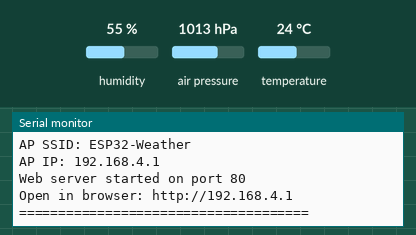
This program was run on a simulated ESP32-C6. On the bench: the last lines printed to the serial monitor. The inputs (shaded band) are chosen by the test bench; at power-on: humidity 55 %, air pressure 1013 hPa, temperature 24 °C.

Above: at 1.2 s.
1.3 s: humidity set to 22 %
At 3.3 s:
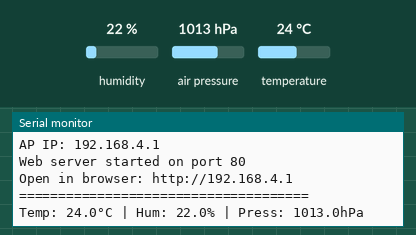
5.5 s: air pressure set to 952 hPa
At 6.7 s:
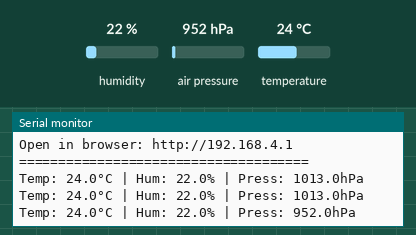
7.0 s: temperature set to 12 °C
At 8.5 s:
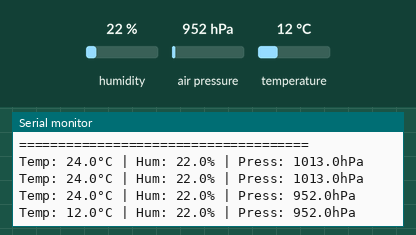

Measured:
- after the input at 1.3 s, the serial monitor: prints a new line after 0.71 s (image 1)
- after the input at 5.5 s, the serial monitor: prints a new line after 0.52 s (image 2)
- after the input at 7.0 s, the serial monitor: prints a new line after 1.0 s (image 3)

The program:

main.cpp
```cpp
/*
 * Метеостанция на ESP32-C6 + BME280
 * Подключение:
 *   BME280 VCC  -> ESP32-C6 3.3V
 *   BME280 GND  -> ESP32-C6 GND
 *   BME280 SDA  -> ESP32-C6 GPIO8
 *   BME280 SCL  -> ESP32-C6 GPIO9
 *
 * Режимы работы:
 * 1. Обычный (веб-интерфейс): подключитесь к точке доступа "ESP32-Weather" (пароль: weather123)
 *    и откройте в браузере http://192.168.4.1
 * 2. Matter: устройство появляется как сенсор в умных домах (Google Home, Apple HomeKit, Alexa)
 *    Используйте QR-код или ручной код для подключения
 */

#include <Arduino.h>
#include <Wire.h>
#include <Adafruit_Sensor.h>
#include <Adafruit_BME280.h>

#define I2C_SDA 8
#define I2C_SCL 9

Adafruit_BME280 bme;

// currrent sensor readings
float currentTemp = 0;
float currentHum = 0;
float currentPress = 0;

// ============ MODE SELECTION ============
// Uncomment one of the following defines to select mode:
// #define USE_WEB_SERVER   // Web interface mode (default)
// #define USE_MATTER       // Matter mode for smart home integration

// Default to web server if nothing is defined
#if !defined(USE_WEB_SERVER) && !defined(USE_MATTER)
#define USE_WEB_SERVER
#endif

// ============ WEB SERVER MODE ============
#if defined(USE_WEB_SERVER)

#include <WiFi.h>
#include <WebServer.h>

const char* ssid = "ESP32-Weather";
const char* password = "weather123";

WebServer server(80);

const char INDEX_HTML[] PROGMEM = R"rawliterals(
<!DOCTYPE html>
<html>
<head>
  <meta charset="UTF-8">
  <meta name="viewport" content="width=device-width, initial-scale=1.0">
  <title>ESP32-C6 Метеостанция</title>
  <style>
    body { font-family: Arial, sans-serif; max-width: 600px; margin: 40px auto; padding: 20px; text-align: center; }
    h1 { color: #333; }
    .data-card { background: #f5f5f5; border-radius: 10px; padding: 20px; margin: 15px 0; box-shadow: 0 2px 5px rgba(0,0,0,0.1); }
    .value { font-size: 2.5em; font-weight: bold; color: #2196F3; }
    .label { font-size: 0.9em; color: #666; text-transform: uppercase; }
    .units { font-size: 0.6em; color: #999; }
    .timestamp { color: #888; font-size: 0.9em; margin-top: 20px; }
    .status { color: #4CAF50; font-weight: bold; }
  </style>
</head>
<body>
  <h1>🌤️ ESP32-C6 Метеостанция</h1>
  <div class="status">Подключено к BME280</div>

  <div class="data-card">
    <div class="label">Температура</div>
    <div><span class="value" id="temp">--</span><span class="units">°C</span></div>
  </div>

  <div class="data-card">
    <div class="label">Влажность</div>
    <div><span class="value" id="hum">--</span><span class="units">%</span></div>
  </div>

  <div class="data-card">
    <div class="label">Давление</div>
    <div><span class="value" id="press">--</span><span class="units">гПа</span></div>
  </div>

  <div class="timestamp" id="timestamp">Обновлено: никогда</div>

  <script>
    function updateData() {
      fetch('/data')
        .then(response => response.json())
        .then(data => {
          document.getElementById('temp').textContent = data.temperature.toFixed(1);
          document.getElementById('hum').textContent = data.humidity.toFixed(1);
          document.getElementById('press').textContent = data.pressure.toFixed(1);
          document.getElementById('timestamp').textContent = 'Обновлено: ' + new Date(data.timestamp * 1000).toLocaleTimeString();
        })
        .catch(error => {
          console.error('Ошибка получения данных:', error);
        });
    }

    updateData();
    setInterval(updateData, 1000);
  </script>
</body>
</html>
)rawliterals";

void handleRoot() {
  server.send(200, "text/html; charset=UTF-8", INDEX_HTML);
}

void handleData() {
  currentTemp = bme.readTemperature();
  currentHum = bme.readHumidity();
  currentPress = bme.readPressure() / 100.0F;

  String json = "{";
  json += "\"temperature\": " + String(currentTemp, 1);
  json += ", \"humidity\": " + String(currentHum, 1);
  json += ", \"pressure\": " + String(currentPress, 1);
  json += ", \"timestamp\": " + String(millis() / 1000);
  json += "}";

  server.send(200, "application/json; charset=UTF-8", json);
}

#endif // USE_WEB_SERVER

// ============ MATTER MODE ============
#if defined(USE_MATTER)

#include <esp_matter.h>
#include <esp_matter_console.h>

#define MATTER_PORT 5580

using namespace chip;
using namespace esp_matter;
using namespace chip::app::Clusters;

static uint8_t matter_qr_code[esp_matter::QRCode::kMaxLength];
static size_t matter_qr_code_len = 0;
static node_t *sensor_device = nullptr;

void temperature_read_callback(attribute_t *attribute, uint8_t endpoint) {
    esp_matter::attribute::update<float>(attribute, currentTemp, MatterValueType::FLOAT);
}

void humidity_read_callback(attribute_t *attribute, uint8_t endpoint) {
    uint16_t humidity_x100 = static_cast<uint16_t>(currentHum * 100);
    esp_matter::attribute::update<uint16_t>(attribute, humidity_x100, MatterValueType::UINT16);
}

void pressure_read_callback(attribute_t *attribute, uint8_t endpoint) {
    int16_t pressure_x10 = static_cast<int16_t>(currentPress * 10);
    esp_matter::attribute::update<int16_t>(attribute, pressure_x10, MatterValueType::INT16);
}

void create_matter_device() {
    sensor_device = node::create(nullptr, "ESP32-C6 Weather Sensor", DEVICE_TYPE_SENSOR);

    // Temperature Measurement cluster
    cluster_t *temperature_cluster = cluster::create(sensor_device, TEMPERATURE_MEASUREMENT_CLUSTER_ID);
    attribute_t *temperature_attr = attribute::create(temperature_cluster, TemperatureMeasurement::Attributes::MeasuredValue::Id);
    attribute::set_read_callback(temperature_attr, temperature_read_callback);
    attribute::set_default_value(temperature_attr, 0.0f, MatterValueType::FLOAT);
    cluster::set_attribute(temperature_cluster, TemperatureMeasurement::Attributes::MinMeasuredValue::Id, -40.0f, MatterValueType::FLOAT);
    cluster::set_attribute(temperature_cluster, TemperatureMeasurement::Attributes::MaxMeasuredValue::Id, 80.0f, MatterValueType::FLOAT);

    // Relative Humidity cluster
    cluster_t *humidity_cluster = cluster::create(sensor_device, RELATIVE_HUMIDITY_CLUSTER_ID);
    attribute_t *humidity_attr = attribute::create(humidity_cluster, RelativeHumidityMeasurement::Attributes::MeasuredValue::Id);
    attribute::set_read_callback(humidity_attr, humidity_read_callback);
    attribute::set_default_value(humidity_attr, (uint16_t)0, MatterValueType::UINT16);
    cluster::set_attribute(humidity_cluster, RelativeHumidityMeasurement::Attributes::MinMeasuredValue::Id, (uint16_t)0, MatterValueType::UINT16);
    cluster::set_attribute(humidity_cluster, RelativeHumidityMeasurement::Attributes::MaxMeasuredValue::Id, (uint16_t)10000, MatterValueType::UINT16);

    // Pressure Measurement cluster
    cluster_t *pressure_cluster = cluster::create(sensor_device, PRESSURE_MEASUREMENT_CLUSTER_ID);
    attribute_t *pressure_attr = attribute::create(pressure_cluster, PressureMeasurement::Attributes::MeasuredValue::Id);
    attribute::set_read_callback(pressure_attr, pressure_read_callback);
    attribute::set_default_value(pressure_attr, (int16_t)0, MatterValueType::INT16);
    cluster::set_attribute(pressure_cluster, PressureMeasurement::Attributes::MinMeasuredValue::Id, (int16_t)8000, MatterValueType::INT16);
    cluster::set_attribute(pressure_cluster, PressureMeasurement::Attributes::MaxMeasuredValue::Id, (int16_t)11000, MatterValueType::INT16);
    cluster::set_attribute(pressure_cluster, PressureMeasurement::Attributes::ScaledValue::Id, (int16_t)0, MatterValueType::INT16);
    cluster::set_attribute(pressure_cluster, PressureMeasurement::Attributes::Scale::Id, (int8_t)-1, MatterValueType::INT8); // Scale = -1 (divide by 10)

    node::set_active(sensor_device, true);
}

void init_matter() {
    matter::init(MATTER_PORT);
    create_matter_device();
    esp_matter::start();
    matter_qr_code_len = esp_matter::QRCode::generate(matter_qr_code, sizeof(matter_qr_code));
}

#endif // USE_MATTER

// ============ COMMON SETUP ============

void readSensors() {
    currentTemp = bme.readTemperature();
    currentHum = bme.readHumidity();
    currentPress = bme.readPressure() / 100.0F;
}

void setup() {
    Serial.begin(115200);
    while (!Serial) delay(10);

    Serial.println("\n=== ESP32-C6 Weather Station ===");

    // Initialize I2C and BME280
    Wire.begin(I2C_SDA, I2C_SCL, 100000);

    if (!bme.begin(0x76, &Wire)) {
        Serial.println("ERROR: BME280 not found!");
        Serial.println("Check SDA/SCL connections and address (0x76 or 0x77)");
        while (1) delay(1000);
    }

    Serial.println("BME280 initialized successfully");

#if defined(USE_WEB_SERVER)
    // Web Server mode
    Serial.println("\nStarting Web Server mode...");

    WiFi.softAP(ssid, password);
    Serial.print("AP SSID: ");
    Serial.println(ssid);
    Serial.print("AP IP: ");
    Serial.println(WiFi.softAPIP());

    server.on("/", handleRoot);
    server.on("/data", handleData);
    server.begin();

    Serial.println("Web server started on port 80");
    Serial.println("Open in browser: http://192.168.4.1");

#elif defined(USE_MATTER)
    // Matter mode
    Serial.println("\nStarting Matter mode...");
    init_matter();

    Serial.println("\n=== Matter Commissioning Info ===");
    Serial.println("1. Open your Matter controller app (Google Home, Apple Home, Alexa)");
    Serial.println("2. Scan the QR code or enter the manual pairing code");

    if (matter_qr_code_len > 0) {
        Serial.println("\nQR Code:");
        esp_matter::QRCode::print(matter_qr_code, matter_qr_code_len);
    }

    char manual_code[11] = {0};
    esp_matter::manual_pairing_code::generate(manual_code, sizeof(manual_code));
    Serial.print("\nManual Pairing Code: ");
    Serial.println(manual_code);
    Serial.println("\nDevice is ready for commissioning!");

#endif

    Serial.println("=====================================");
}

void loop() {
    static unsigned long last_sensor_read = 0;

    // Read sensors every 2 seconds
    if (millis() - last_sensor_read >= 2000) {
        readSensors();
        last_sensor_read = millis();

        Serial.printf("Temp: %.1f°C | Hum: %.1f%% | Press: %.1fhPa\n",
                      currentTemp, currentHum, currentPress);
    }

#if defined(USE_WEB_SERVER)
    server.handleClient();
#elif defined(USE_MATTER)
    esp_matter::loop();
#endif

    delay(10);
}
```
